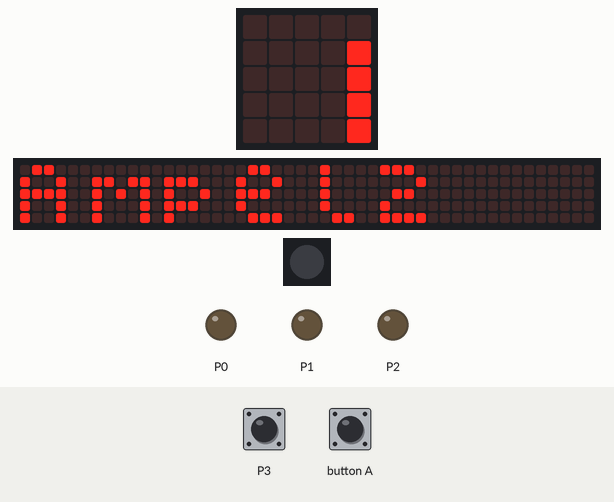
Simulated run of this program. Board: Calliope mini (MakeCode). Parts: the board's 5×5 LED display, a strip that is not on the board, showing the scrolling text unrolled, 1 RGB LEDs in strip order, left to right, output pins drawn as LEDs (lit = HIGH). The test bench sets the inputs (shaded band). The 48×5 strip is a reading aid, not a part: it shows the text the display is scrolling, unrolled, one strip-width of it at a time.

Above: at 0.2 s.
At 5.9 s:
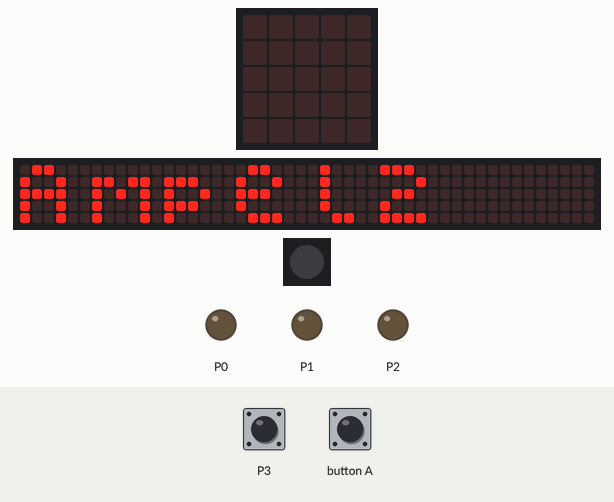
7.6 s: touch pin P3 pressed for 0.15 s
At 9.9 s:
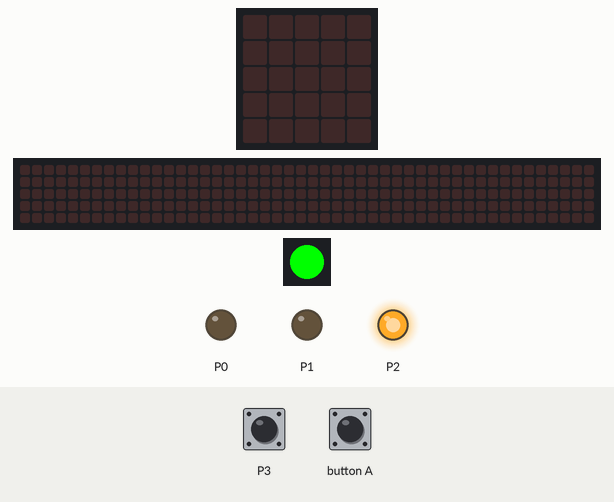
Timing chart, 0 to 16.7 s (numbered marks = the images above; inputs shaded):
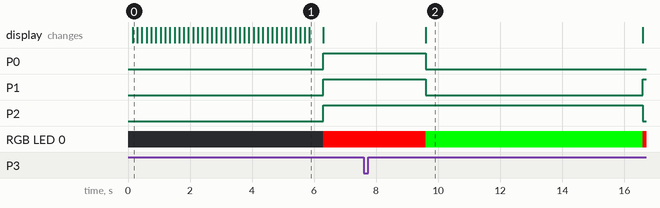

Measured:
- after the input at 7.6 s, P0: HIGH → LOW after 2.0 s; P1: HIGH → LOW after 2.0 s, → HIGH 7.0 s later; P2: HIGH → LOW after 9.0 s; RGB LED 0: RGB(255, 0, 0) → RGB(0, 255, 0) after 2.0 s, → RGB(255, 0, 0) 7.0 s later
- what the display in image 1 shows lasts 0.4 s, from 5.9 s to 6.3 s

The program:

main.ts
```typescript
input.onButtonEvent(Button.A, input.buttonEventClick(), function () {
    basic.pause(2000)
    Ampel3(0, 0, 1)
    basic.pause(7000)
    Ampel3(1, 0, 0)
})
function Ampel3 (Rot: number, Gelb: number, Grün: number) {
    pins.digitalWritePin(DigitalPin.P1, Rot)
    pins.digitalWritePin(DigitalPin.P0, Gelb)
    pins.digitalWritePin(DigitalPin.P2, Grün)
    if (Rot == 1) {
        basic.setLedColor(0xff0000)
    } else if (Gelb == 1) {
        basic.setLedColor(0xffff00)
    } else if (Grün == 1) {
        basic.setLedColor(0x00ff00)
    } else {
        basic.turnRgbLedOff()
    }
}
input.onPinTouchEvent(TouchPin.P3, input.buttonEventDown(), function () {
    basic.pause(2000)
    Ampel3(0, 0, 1)
    basic.pause(7000)
    Ampel3(1, 0, 0)
})
basic.showString("Ampel2")
Ampel3(1, 1, 1)
```

test.ts
```typescript
// Hier kann man Tests durchführen; diese Datei wird nicht kompiliert, wenn dieses Paket als Erweiterung verwendet wird.
```
